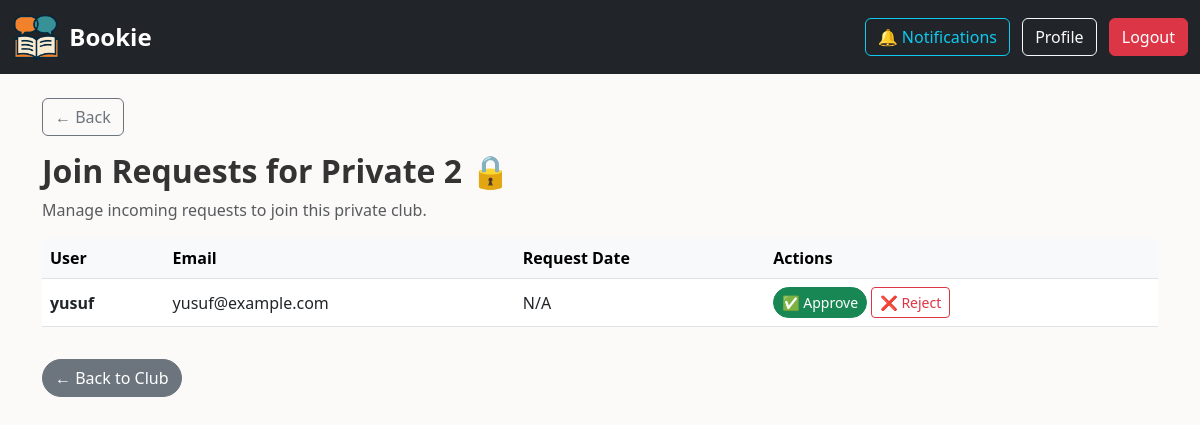
/club/3/requests (signed in), run on the app's committed database.
### app.py (models this page shows)
class Club(db.Model):
    id = db.Column(db.Integer, primary_key=True)
    name = db.Column(db.String(150), nullable=False)
    code = db.Column(db.String(6), unique=True, nullable=False)
    image = db.Column(db.String(200))
    is_private = db.Column(db.Boolean, default=False)
    creator_id = db.Column(db.Integer, db.ForeignKey('user.id'), nullable=False)
    books = db.relationship('Book', backref='club', lazy=True, cascade="all, delete-orphan")
    members = db.relationship('ClubMember', backref='club', lazy=True, cascade="all, delete-orphan")
    join_requests = db.relationship('JoinRequest', backref='club', lazy=True, cascade="all, delete-orphan")
    description = db.Column(db.Text)
    rules = db.Column(db.Text)

class JoinRequest(db.Model):
    id = db.Column(db.Integer, primary_key=True)
    user_id = db.Column(db.Integer, db.ForeignKey('user.id'), nullable=False)
    club_id = db.Column(db.Integer, db.ForeignKey('club.id'), nullable=False)
    status = db.Column(db.String(20), default='pending')

class User(UserMixin, db.Model):
    id = db.Column(db.Integer, primary_key=True)
    username = db.Column(db.String(150), unique=True, nullable=False)
    email = db.Column(db.String(150), unique=True, nullable=False)
    password = db.Column(db.String(150), nullable=False)
    is_verified = db.Column(db.Boolean, default=False)
    is_admin = db.Column(db.Boolean, default=False)
    clubs = db.relationship('Club', backref='creator', lazy=True)
    comments = db.relationship('Comment', backref='author', lazy=True)
    join_requests = db.relationship('JoinRequest', backref='user', lazy=True)
    theme = db.Column(db.String(20), default='light')
    notifications = db.relationship('Notification', backref='recipient', lazy=True)

### app.py (the view)
@app.route('/club/<int:club_id>/requests')
@login_required
def view_requests(club_id):
    club = Club.query.get_or_404(club_id)
    if not has_role(club_id, roles=['president', 'moderator']):
        flash('Only moderators or presidents can view join requests.')
        return redirect(url_for('dashboard'))
    requests = JoinRequest.query.filter_by(club_id=club_id, status='pending').all()
    return render_template('join_requests.html', club=club, requests=requests)

### app.py (called while the page is built)
@login_manager.user_loader
def load_user(user_id):
    return User.query.get(int(user_id))

def has_role(club_id, roles=['president']):
    if current_user.is_admin:
        return True
    member = ClubMember.query.filter_by(club_id=club_id, user_id=current_user.id).first()
    return member and member.role in roles

### templates/join_requests.html (shortened to what this page needs)
{% extends "layout.html" %}
{% block content %}
<h2>Join Requests for <strong>{{ club.name }}</strong> {% if club.is_private %}🔒{% endif %}</h2>
<p class="text-muted">Manage incoming requests to join this private club.</p>
{% if requests %}
<table class="table table-hover align-middle">
  <thead class="table-light">
    <tr><th>User</th><th>Email</th><th>Request Date</th><th>Actions</th></tr>
  </thead>
  <tbody>
    {% for req in requests %}
      <tr>
        <td><strong>{{ req.user.username }}</strong></td>
        <td>{{ req.user.email }}</td>
        <td>{{ req.timestamp.strftime('%Y-%m-%d %H:%M') if req.timestamp else 'N/A' }}</td>
        <td>
          <a href="{{ url_for('approve_request', request_id=req.id) }}" class="btn btn-success btn-sm">✅ Approve</a>
          <a href="{{ url_for('reject_request', request_id=req.id) }}" class="btn btn-outline-danger btn-sm">❌ Reject</a>
        </td>
      </tr>
    {% endfor %}
  </tbody>
</table>
{% else %}
<div class="alert alert-info">No pending join requests at the moment.</div>
{% endif %}
<a href="{{ url_for('club_detail', club_id=club.id) }}" class="btn btn-secondary mt-3">← Back to Club</a>
{% endblock %}

### static/styles.css (style rules this page uses)
body { background-color: #fcf9f9; font-family: 'Segoe UI', Tahoma, Geneva, Verdana, sans-serif; }
h2, h4 { font-weight: 600; color: #333; }
.btn-primary, .btn-outline-primary, .btn-success, .btn-secondary { border-radius: 20px; font-weight: 500; }

### data on the page
Club: name "Private 2"
JoinRequest: user.username "yusuf", user.email "yusuf@example.com", timestamp "N/A"
